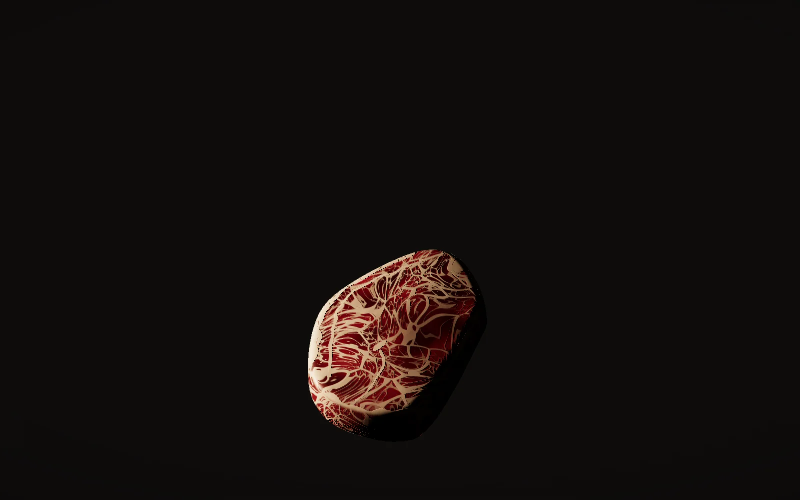
#> input picture carnal/src/assets/estaticos/corte.webp, 1600 x 1000 px, given in place of 8.jpg, which was not available (shown at 1/2 size)
$ python fotos.py ../../carnal/src/assets/estaticos/corte.webp ../../carnal/src/assets/estaticos/fuego.webp
#> lines starting #> are read from the running program, lines starting #| are printed output that depends on the picture
# Recorta las flechas/puntos de los carruseles de Instagram y optimiza las fotos para el sitio.
# Uso: python3 -I scripts/fotos.py <carpeta_origen> public/fotos
import sys, os
from PIL import Image, ImageOps

src, dst = sys.argv[1], sys.argv[2]
# archivo origen -> (nombre destino, recorte izq, arriba, der, abajo en px)
FOTOS = {
    '8.jpg':  ('fachada.jpg',          0,  0,  0,  0),
    '2.jpg':  ('fachada-letrero.jpg',  0,  0, 70,  0),
    '9.jpg':  ('porton.jpg',           0,  0,  0,  0),
    '5.jpg':  ('patio-palmas.jpg',    60,  0, 60, 20),
    '6.jpg':  ('capitel.jpg',          0,  0,  0, 60),
    '7.jpg':  ('portal-mesas.jpg',     0,  0,  0,  0),
    '10.jpg': ('portal-tarde.jpg',    70,  0,  0, 40),
    '1.jpg':  ('puerta-boutique.jpg',  0,  0,  0, 40),
    '4.jpg':  ('portal-mecedora.jpg', 60,  0,  0, 40),
}
os.makedirs(dst, exist_ok=True)
for f, (name, l, t, r, b) in FOTOS.items():
    im = ImageOps.exif_transpose(Image.open(os.path.join(src, f))).convert('RGB')
#> im is the input picture: PIL image 1600x1000 RGB; mean R, G, B 19.4, 14.8, 13.1
    w, h = im.size
#> w = 1600; h = 1000
    im = im.crop((l, t, w - r, h - b))
    im.thumbnail((1100, 1100), Image.LANCZOS)
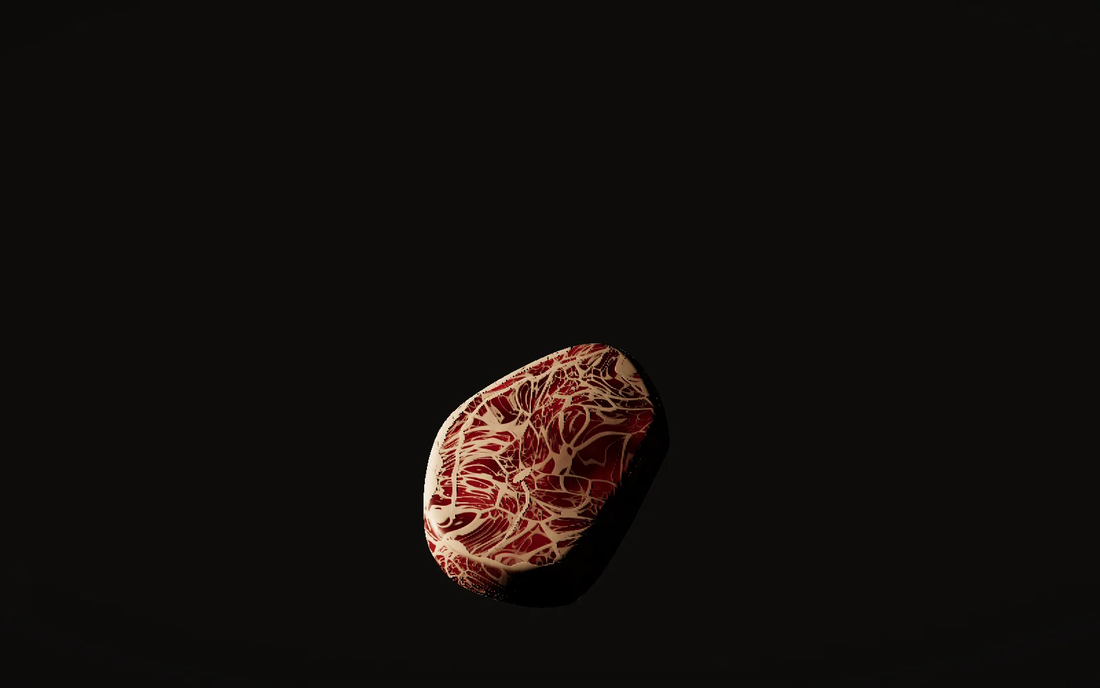
#> im: PIL image 1100x688 RGB; mean R, G, B 19.4, 14.9, 13.2
    out = os.path.join(dst, name)
    im.save(out, 'JPEG', quality=80, optimize=True, progressive=True)
    print(name, im.size, os.path.getsize(out) // 1024, 'KB')
#| fachada.jpg (1100, 688) 23 KB
#> pass 2 of the loop `for f, (name, l, t, r, b) in FOTOS.items():`:
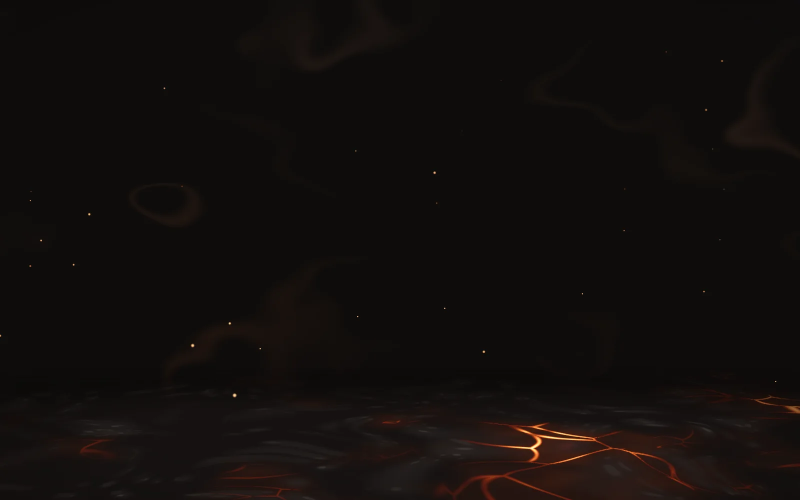
#> input picture carnal/src/assets/estaticos/fuego.webp, 1600 x 1000 px, given in place of 2.jpg, which was not available (shown at 1/2 size)
#> im is the input picture: PIL image 1600x1000 RGB; mean R, G, B 18.1, 14.2, 12.6
#> `im = im.crop((l, t, w - r, h - b))`:
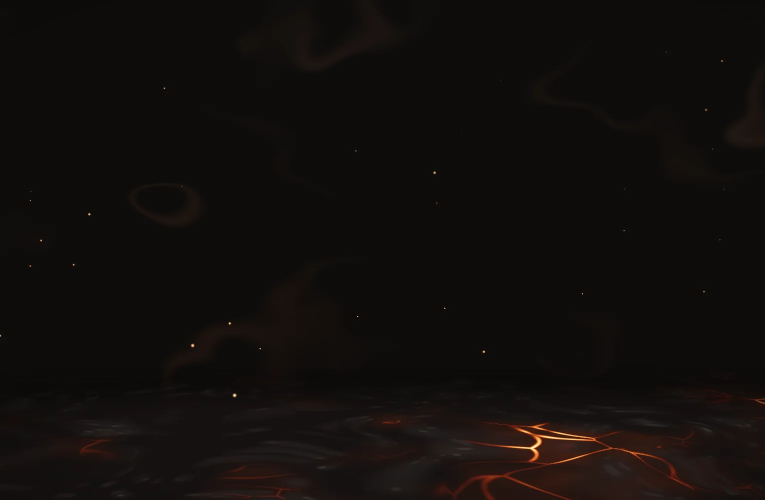
#> im: PIL image 1530x1000 RGB (shown at 1/2 size); mean R, G, B 18.2, 14.3, 12.7
#> `im.thumbnail((1100, 1100), Image.LANCZOS)`:
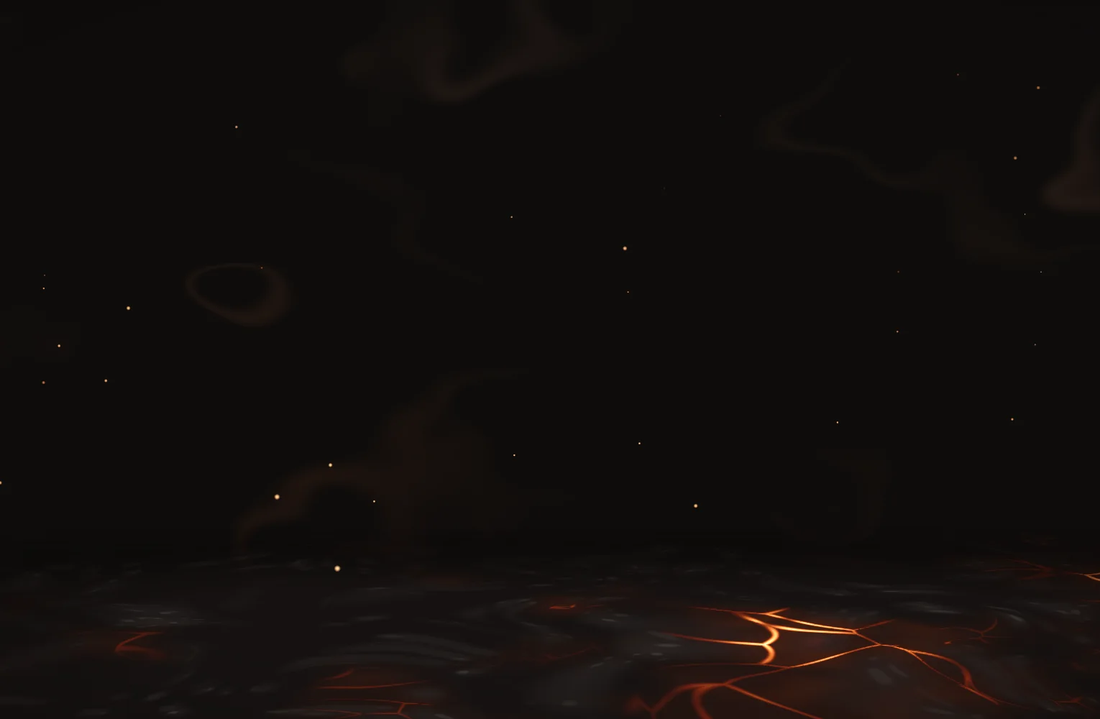
#> im: PIL image 1100x719 RGB; mean R, G, B 18.2, 14.3, 12.7
#| fachada-letrero.jpg (1100, 719) 18 KB
#> (the run stopped early here; a loop or call above may not have finished)
